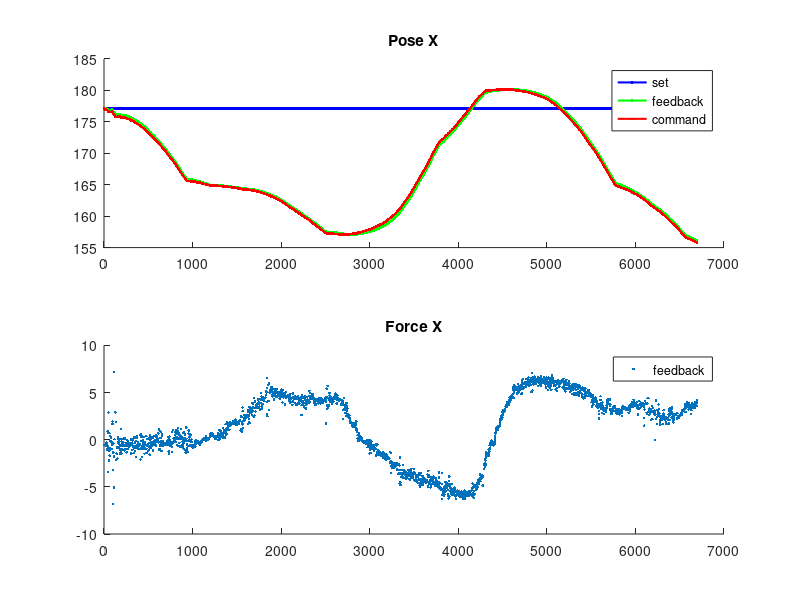
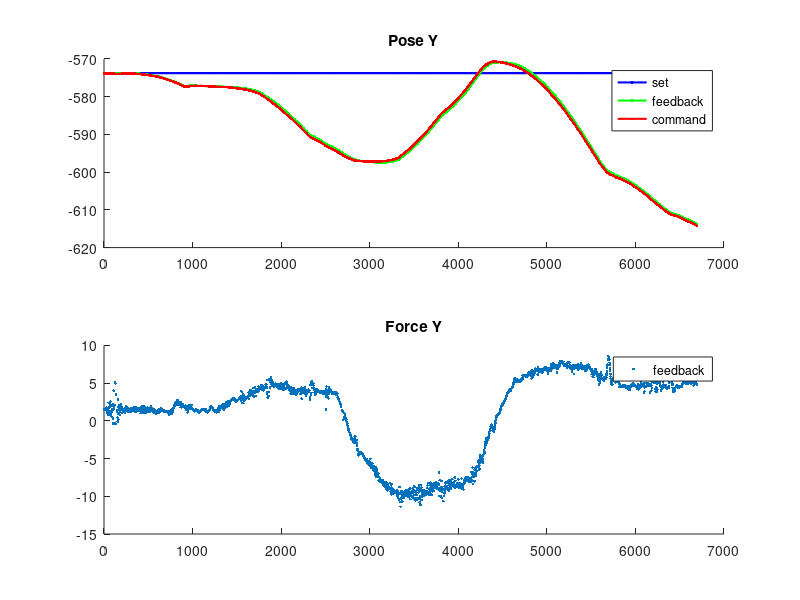
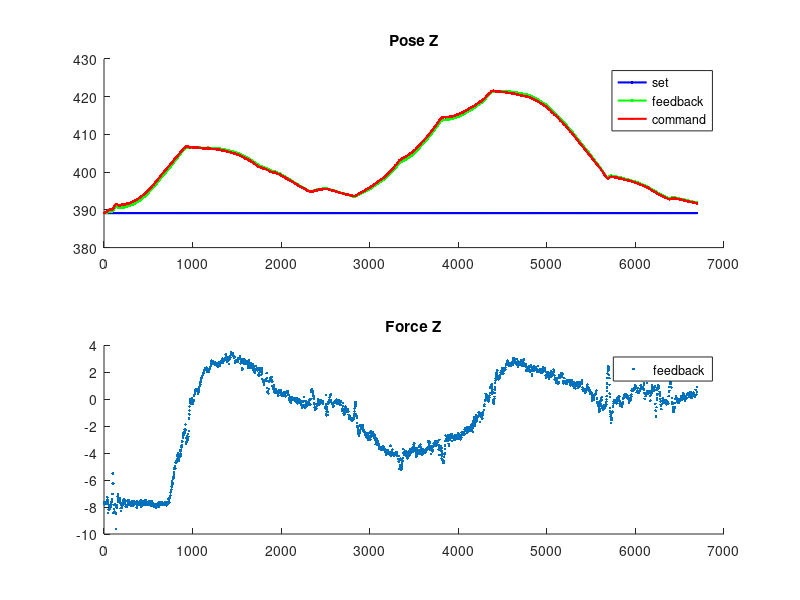

The MATLAB source for these figures, in order:
frc_data = dlmread('forcecontrol_data.txt');
% egm_data = dlmread('../data/egm_data.txt');
% ati_data = dlmread('../data/netft_data.txt');

frc.time         = frc_data(:, 1);
frc.pose_set     = frc_data(:, 2:8);
frc.pose_fb      = frc_data(:, 9:15);
frc.wrench_fb    = frc_data(:, 16:21);
frc.wrench_Tr_all = frc_data(:, 22:27);
% frc.c1x          = frc_data(:, 22:24);
% frc.c1y          = frc_data(:, 25:27);
% frc.c2y          = frc_data(:, 28:30);
frc.pose_command = frc_data(:, 28:34);

starttime = frc.time(1);
frc.time  = frc.time - starttime;

% id = frc.time < 500;
% 
% frc.time = frc.time(id,:);
% frc.pose_set     = frc.pose_set(id,:);
% frc.pose_fb      = frc.pose_fb(id,:);
% frc.wrench_fb    = frc.wrench_fb(id,:);
% frc.c1x          = frc.c1x(id,:);
% frc.c1y          = frc.c1y(id,:);
% frc.c2y          = frc.c2y(id,:);
% frc.pose_command = frc.pose_command(id,:);


namelist = {'X', 'Y', 'Z'};
for i = 1:3
	figure(i);clf(i);hold on;
	subplot(2,1,1); hold on;
	title(['Pose ' namelist{i}]);
	plot(frc.time, frc.pose_set(:, i), '. -b', 'linewidth', 1.5);
	plot(frc.time, frc.pose_fb(:, i), '. -g', 'linewidth', 1.5);
	plot(frc.time, frc.pose_command(:, i), '. -r', 'linewidth', 1.5);
	legend('set', 'feedback', 'command');

	subplot(2,1,2); hold on;
	title(['Force ' namelist{i}]);
	plot(frc.time, frc.wrench_fb(:, i), '. ', 'linewidth', 1.5);
	legend('feedback');
end

% figure(4);clf(4);hold on;
% title('Quaternion');
% for i = 4:7
% 	subplot(4,1,i-3); hold on;
% 	plot(frc.time, frc.pose_set(:, i), '* - b', 'linewidth', 1.5);
% 	plot(frc.time, frc.pose_fb(:, i), '. - g', 'linewidth', 1.5);
% 	plot(frc.time, frc.pose_command(:, i), '. - r', 'linewidth', 1.5);
% 	legend('set', 'feedback', 'command');
% end
